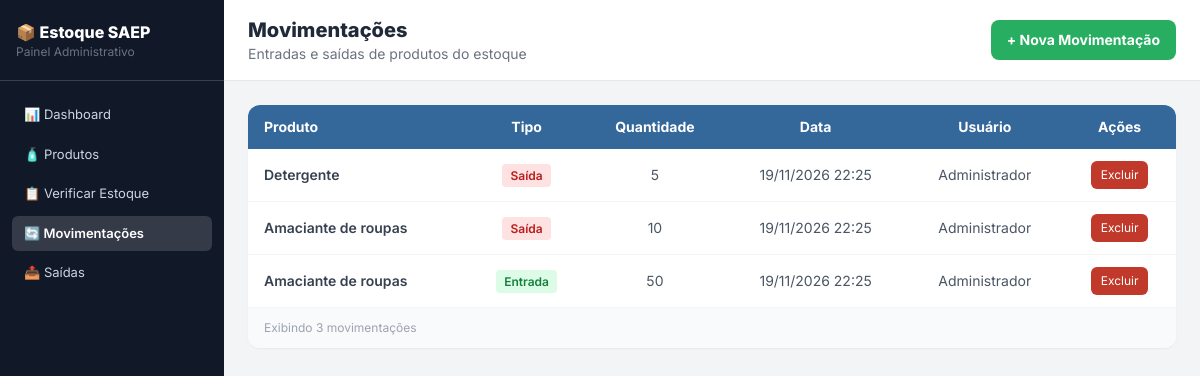
The page /movimentacoes.php on the database its author committed.
### tables this page shows
CREATE TABLE movimentacao (
    id_movimentacao       INT                      NOT NULL AUTO_INCREMENT,
    tipo                  ENUM('ENTRADA', 'SAIDA') NOT NULL,
    quantidade            INT                      NOT NULL,
    id_produto            INT                      NOT NULL,
    datetime_movimentacao DATETIME                 NOT NULL DEFAULT CURRENT_TIMESTAMP,
    id_user               INT                      NOT NULL,
    CONSTRAINT pk_movimentacao PRIMARY KEY (id_movimentacao),
    CONSTRAINT fk_movimentacao_produto FOREIGN KEY (id_produto)
        REFERENCES produto (id_produto)
        ON UPDATE CASCADE
        ON DELETE RESTRICT,
    CONSTRAINT fk_movimentacao_user FOREIGN KEY (id_user)
        REFERENCES `user` (id_user)
        ON UPDATE CASCADE
        ON DELETE RESTRICT
);

CREATE TABLE produto (
    id_produto         INT           NOT NULL AUTO_INCREMENT,
    nome               VARCHAR(100)  NOT NULL,
    quantidade_estoque INT           NOT NULL,
    valor_unitario     DECIMAL(10,2) NOT NULL,
    data_cadastro      DATE          NOT NULL,
    CONSTRAINT pk_produto PRIMARY KEY (id_produto)
);

CREATE TABLE `user` (
    id_user INT          NOT NULL AUTO_INCREMENT,
    nome    VARCHAR(100) NOT NULL,
    CONSTRAINT pk_user PRIMARY KEY (id_user)
);

### movimentacoes.php (the view, shortened to what this page needs)
<?php
require_once __DIR__ . '/conexao.php';
require_once __DIR__ . '/includes/menu.php';
$sql = "SELECT m.*, p.nome AS produto, u.nome AS usuario
        FROM movimentacao m
        JOIN produto p ON p.id_produto = m.id_produto
        LEFT JOIN `user` u ON u.id_user = m.id_user
        ORDER BY m.id_movimentacao DESC";
$movimentacoes = $pdo->query($sql)->fetchAll();
?>
    <main class="flex-1 flex flex-col">
        <div class="bg-white border-b border-gray-200 px-6 py-4 flex items-center justify-between">
            <div>
                <h1 class="text-xl font-extrabold text-gray-800">Movimentações</h1>
                <p class="text-sm text-gray-500">Entradas e saídas de produtos do estoque</p>
            </div>
            <a href="movimentacao_form.php" class="bg-senai-green text-white font-bold px-4 py-2.5 rounded-lg text-sm hover:bg-green-600 transition flex items-center gap-2">
                + Nova Movimentação
            </a>
        </div>
        <div class="p-6 flex-1">
            <div class="bg-white rounded-xl shadow-sm overflow-hidden">
                <table class="w-full text-sm">
                    <thead class="bg-senai-blue text-white">
                        <tr>
                            <th class="px-4 py-3 text-left">Produto</th>
                            <th class="px-4 py-3 text-center">Tipo</th>
                            <th class="px-4 py-3 text-center">Quantidade</th>
                            <th class="px-4 py-3 text-center">Data</th>
                            <th class="px-4 py-3 text-center">Usuário</th>
                            <th class="px-4 py-3 text-center">Ações</th>
                        </tr>
                    </thead>
                    <tbody class="divide-y divide-gray-100">
                    <?php foreach ($movimentacoes as $m): ?>
                        <tr class="hover:bg-gray-50 transition">
                            <td class="px-4 py-3 text-gray-700 font-semibold"><?= htmlspecialchars($m["produto"]) ?></td>
                            <td class="px-4 py-3 text-center">
                                <?php if ($m["tipo"] == "ENTRADA"): ?>
                                    <span class="bg-green-100 text-green-700 text-xs font-semibold px-2 py-1 rounded">Entrada</span>
                                <?php else: ?>
                                    <span class="bg-red-100 text-red-700 text-xs font-semibold px-2 py-1 rounded">Saída</span>
                                <?php endif; ?>
                            </td>
                            <td class="px-4 py-3 text-center text-gray-600"><?= $m["quantidade"] ?></td>
                            <td class="px-4 py-3 text-center text-gray-600"><?= date("d/m/Y H:i", strtotime($m["datetime_movimentacao"])) ?></td>
                            <td class="px-4 py-3 text-center text-gray-600"><?= htmlspecialchars($m["usuario"] ?? "-") ?></td>
                            <td class="px-4 py-3 text-center">
                                <div class="flex items-center justify-center gap-1.5">
                                    <a onclick="return confirm('Tem certeza disso?')" class="bg-senai-red text-white text-xs px-2.5 py-1.5 rounded-md hover:bg-red-700 transition" href="?excluir=<?= $m["id_movimentacao"] ?>">Excluir</a>
                                </div>
                            </td>
                        </tr>
                    <?php endforeach; ?>
                    </tbody>
                </table>
                <div class="border-t border-gray-100 px-4 py-3 bg-gray-50">
                    <p class="text-xs text-gray-400">Exibindo <?= count($movimentacoes) ?> movimentações</p>
                </div>
            </div>
        </div>
    </main>
</body>
</html>

### includes/menu.php (shortened to what this page needs)
<?php
$pagina = basename($_SERVER['PHP_SELF']);
$ativo = function ($prefixo) use ($pagina) {
    return strpos($pagina, $prefixo) === 0 ? 'active' : '';
};
?>
<!DOCTYPE html>
<html lang="pt-BR">
<head>
    <script src="https://cdn.tailwindcss.com"></script>
</head>
<body class="bg-gray-100 min-h-screen flex">
    <aside class="w-56 bg-gray-900 min-h-screen flex flex-col flex-shrink-0">
        <div class="px-4 py-5 border-b border-gray-700"><p class="text-white font-extrabold text-base">📦 Estoque SAEP</p><p class="text-gray-500 text-xs">Painel Administrativo</p></div>
        <nav class="flex-1 p-3 space-y-1 pt-4">
            <a href="index.php"         class="nav-link <?= $ativo('index') ?>">📊 Dashboard</a>
            <a href="produtos.php"      class="nav-link <?= $ativo('produto') ?>">🧴 Produtos</a>
            <a href="estoque.php"       class="nav-link <?= $ativo('estoque') ?>">📋 Verificar Estoque</a>
            <a href="movimentacoes.php" class="nav-link <?= $ativo('movimentac') ?>">🔄 Movimentações</a>
            <a href="saidas.php"        class="nav-link <?= $ativo('saidas') ?>">📤 Saídas</a>
        </nav>
    </aside>

### includes/menu.php (style rules this page uses)
body { font-family: 'Inter', sans-serif; }
.nav-link { display:flex; align-items:center; gap:8px; padding:8px 12px; border-radius:6px; font-size:13px; cursor:pointer; transition:background .15s; color:#cbd5e1; }
.nav-link.active { background:rgba(255,255,255,.15); color:#fff; font-weight:600; }

### rows shown on the page
movimentacao: id_produto.nome "Detergente", tipo "Saída", quantidade "5", datetime_movimentacao "19/11/2026 22:25", id_user.nome "Administrador"
movimentacao: id_produto.nome "Amaciante de roupas", tipo "Saída", quantidade "10", datetime_movimentacao "19/11/2026 22:25", id_user.nome "Administrador"
movimentacao: id_produto.nome "Amaciante de roupas", tipo "Entrada", quantidade "50", datetime_movimentacao "19/11/2026 22:25", id_user.nome "Administrador"

### other values the page prints
count($movimentacoes) "3"
